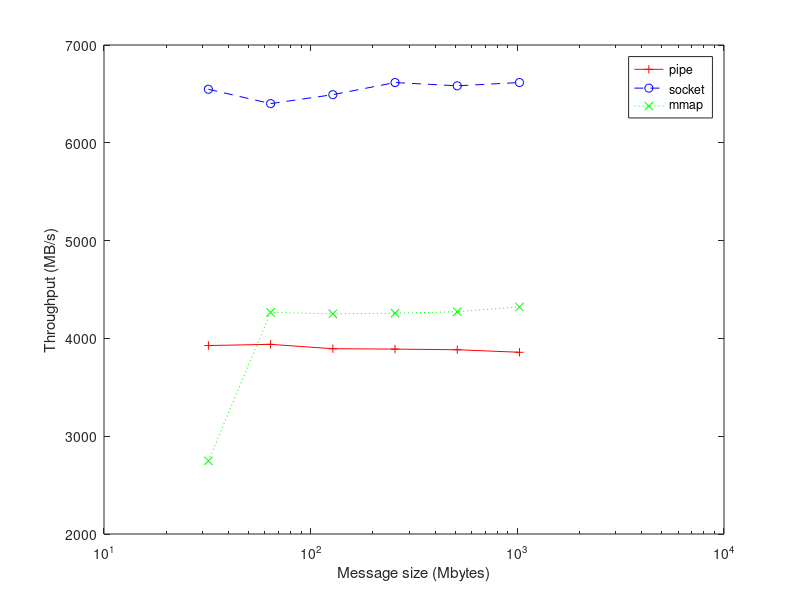

Write MATLAB code to recreate this figure.
x = [32 64 128 256 512 1024];
y1 = [3927.04 3939.22 3894.65 3890.49 3884.14 3858.14];
y2 = [6547.36 6400.77 6492.11 6616.29 6582.8 6616.43];
y3 = [2748.13 4266.3 4251.26 4257.74 4272.55 4322.51];

figure
semilogx(x, y1, 'r-+', x, y2, 'b--o', x, y3, 'g:x')

xlabel('Message size (Mbytes)')
ylabel('Throughput (MB/s)')
legend('pipe', 'socket', 'mmap')

print -deps 'throughput.eps'
